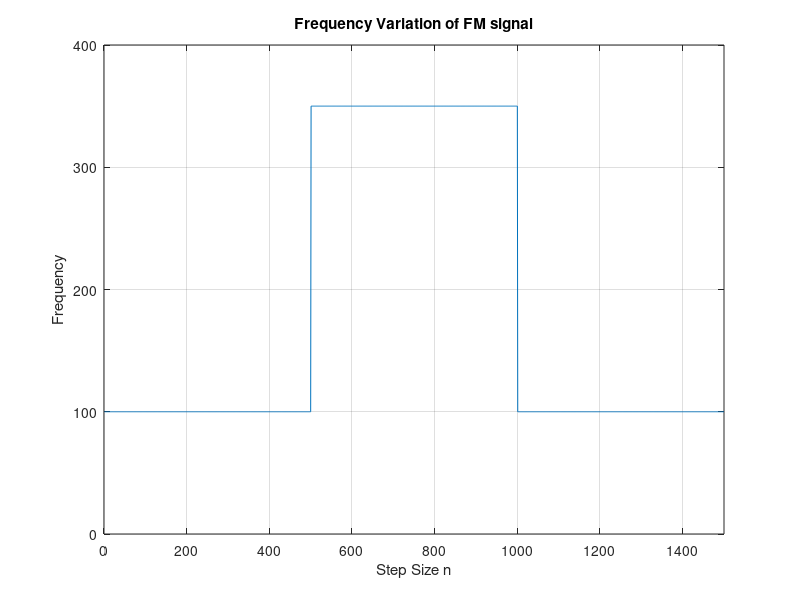

Here is the MATLAB script that generated this plot: (Note: this script raises an error after producing the figure.)
% ASPMI Exercise 4.2b
% Implement the CLMS algorithm and plot the time-frequency spectrum.

% Generate FM signal
N = 1500;
fs = 1000; % 1kHz sampling frequency
% Generate f
f = zeros(N,1);
f(1:500) = 100; % 1 ? n ? 500
% 501 ? n ? 1000
for n = 501:1000
    f(501:1000) = 100 + (n-500)/2;
end
% 1001 ? n ? 1500
for n = 501:1000
    f(1001:1500) = 100 + ((n-1000)/25)^2;
end

% Plot frequency variation
figure(1)
n = 1:N;
plot(n,f)
title('Frequency Variation of FM signal')
xlabel('Step Size n')
ylabel('Frequency')
axis([0 1500 0 400])
grid on;

% Generate phi
phi = cumsum(f);
% Generate eta - white noise with zero mean and variance = 0.05
sigma2 = 0.05;
eta = sqrt(0.05/2)*(randn(N,1)+1i*randn(N,1));
% Generate y
y = exp(1i.*2.*pi.*phi/fs) + eta;

% Use code to find AR and frequency spectrum
order = 1;
mu=0.01;
% Find estimated AR coefficients
[yhat,e,amat] = ar_clms(y(n),mu,order);
a1_hat_vec = amat(2:end);
for n = 1:N
    % Run complex-valued LMS algorithm to estimate AR coefficient a1(n)
    a1_hat = a1_hat_vec(n);
    [h ,w]= freqz(1 , [1; a1_hat], 1024); % Compute power spectrum
    H(:,n) = abs(h).^2; % Store it in a matrix
end
% Remove outliers in the matrix H
medianH = 50*median(median(H));
H(H > medianH) = medianH;
% Plot time-frequency diagram
figure(2)
title('Time-frequency plot of FM Signal')
n= 1:1500;
f = w*fs/(2*pi);
mesh(n,f,H)
view(2)
xlabel('Step Size n')
ylabel('Frequency')